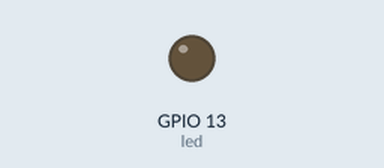
Recording of a sketch running on a simulated ESP32. Parts: output pins drawn as LEDs (lit = HIGH). WiFi joins after 1.5 s; servers stay silent unless stated; not simulated (calls return 0 or success): tokens.h; what the sketch prints to the serial monitor is not drawn.

Above: at 0.1 s.
At 1.3 s:
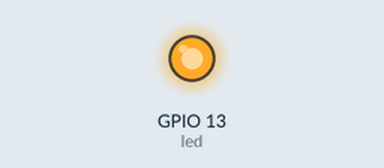
Timing chart, 0 to 2.8 s (numbered marks = the images above):
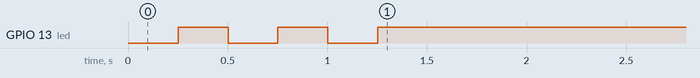

The sketch:

WifiConnect.ino
```cpp
// Code edited from original for learning and testing purposes

/*
 Original code:
 created for arduino 25 Nov 2012
 by Tom Igoe

ported for sparkfun esp32
31.01.2017 by Jan Hendrik Berlin

 */

#include <WiFi.h>
#include "tokens.h"

int led = 13;

void setup() {
   Serial.begin(921600);
   pinMode(led, OUTPUT);
   attemptConnection();
}

void loop() {
    delay(1000);
    Serial.println(WiFi.status());
    if (WiFi.status() != WL_CONNECTED) {
      attemptConnection();
    }
}

void attemptConnection() {
   Serial.print("Connecting to ");
   Serial.println(ssid);

   WiFi.begin(ssid, pass);
   while (WiFi.status() != WL_CONNECTED) {
     delay(250);
     digitalWrite(led, HIGH);
     Serial.print(".");
     delay(250);
     digitalWrite(led, LOW);
   }

   Serial.println("");
   Serial.println("Wifi connected");
   Serial.print("IP address: ");
   Serial.println(WiFi.localIP());
   Serial.print("MAC Address: ");
   Serial.println(WiFi.macAddress());
   digitalWrite(led, HIGH);
}
```
